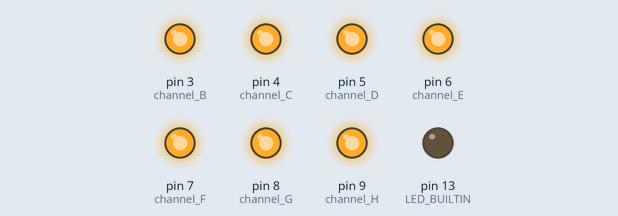
Recording of a sketch running on a simulated Arduino Uno, built with avr-gcc and run on an emulated ATmega328P. Parts: output pins drawn as LEDs (lit = HIGH). What the sketch prints to the serial monitor is not drawn.

Above: at 0.1 s.
Timing chart, 0 to 1.6 s (numbered marks = the images above):
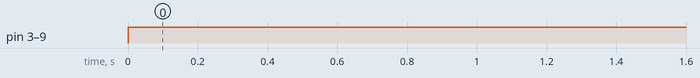

Measured:
- by itself, pin 3 (channel_B), pin 4 (channel_C), pin 5 (channel_D), pin 6 (channel_E), pin 7 (channel_F), pin 8 (channel_G), pin 9 (channel_H): LOW → HIGH at 0.00 s

The sketch:

EL.ino
```cpp
// Channel E is not working
void setup() {
  Serial.begin(9600);
  pinMode(3, OUTPUT);  // channel B
  pinMode(4, OUTPUT);  // channel C
  pinMode(5, OUTPUT);  // channel D
  pinMode(6, OUTPUT);  // channel E
  pinMode(7, OUTPUT);  // channel F
  pinMode(8, OUTPUT);  // channel G
  pinMode(9, OUTPUT);  // channel H
  pinMode(LED_BUILTIN, OUTPUT);

}
void loop() {
  digitalWrite(3, HIGH);  // channel B ON
  digitalWrite(4, HIGH);  // channel C ON
  digitalWrite(5, HIGH);  // channel D ON
  digitalWrite(6, HIGH);  // channel E ON
  digitalWrite(7, HIGH);  // channel F ON
  digitalWrite(8, HIGH);  // channel G ON
  digitalWrite(9, HIGH);  // channel H ON
  Serial.print("Working");

}
```
